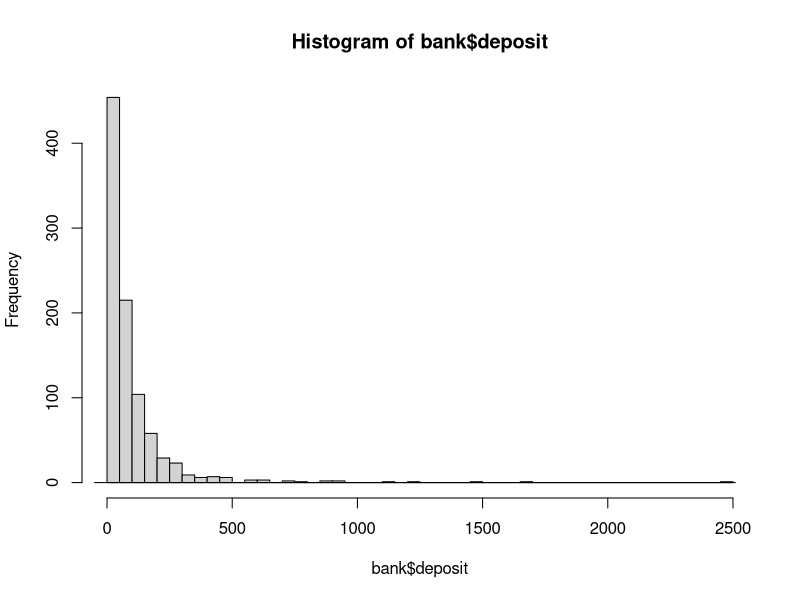
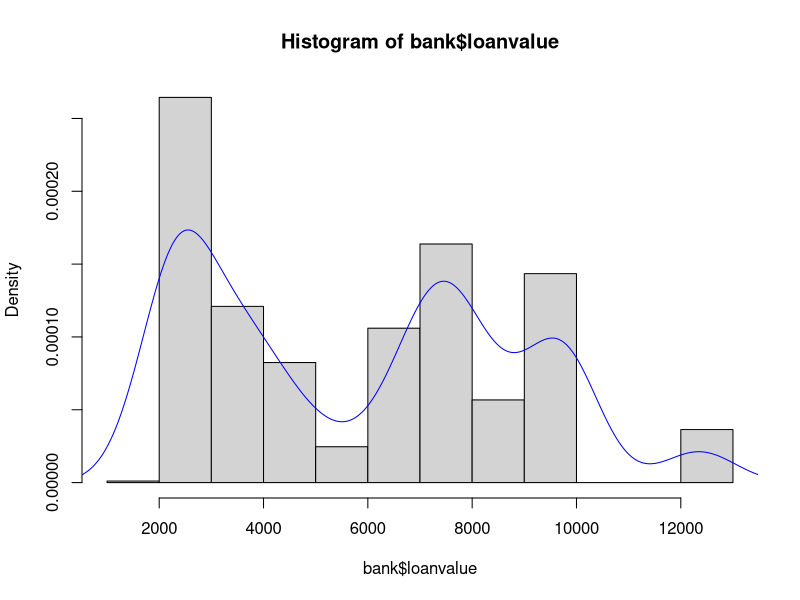
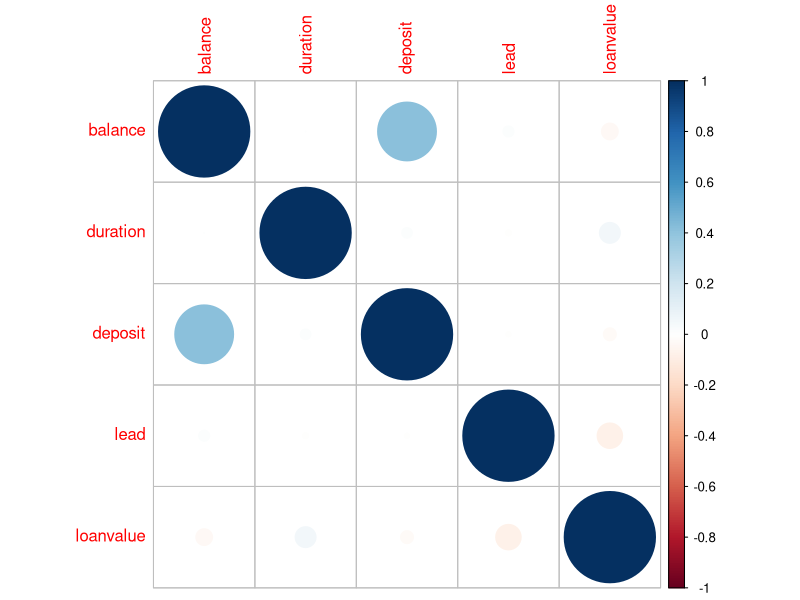
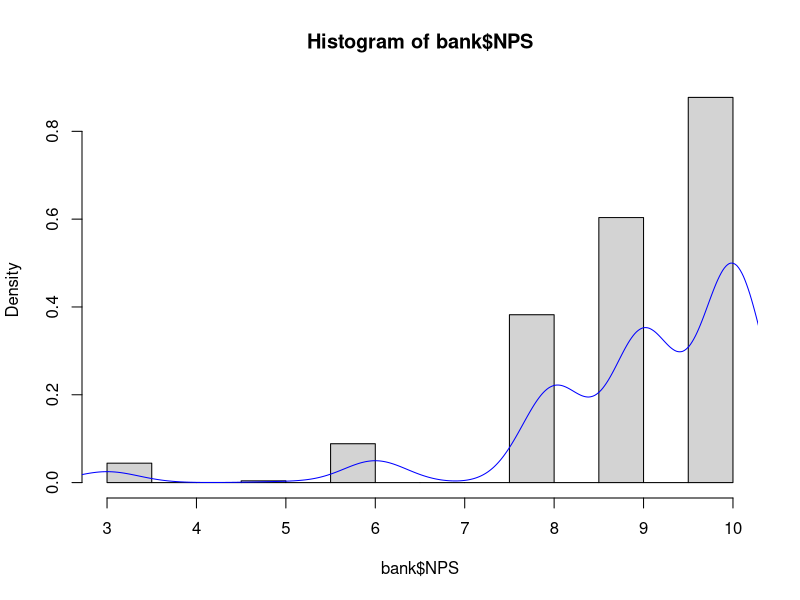
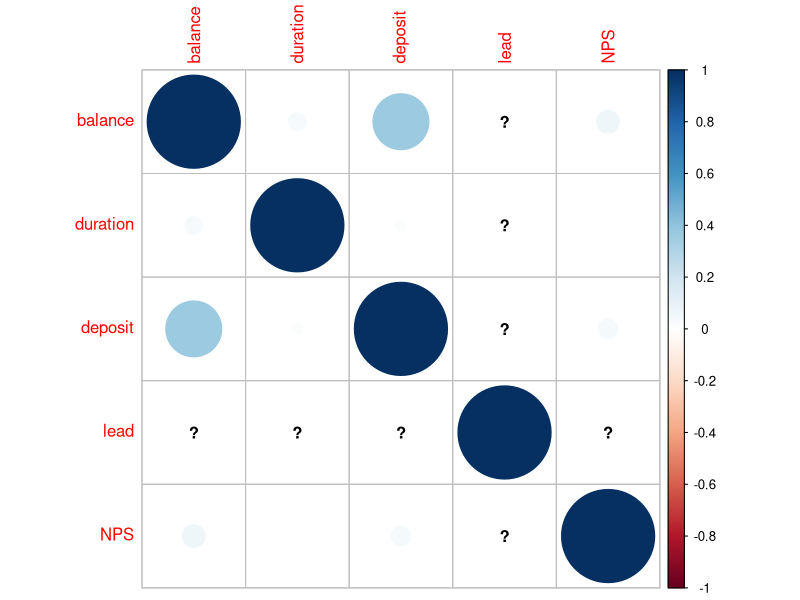
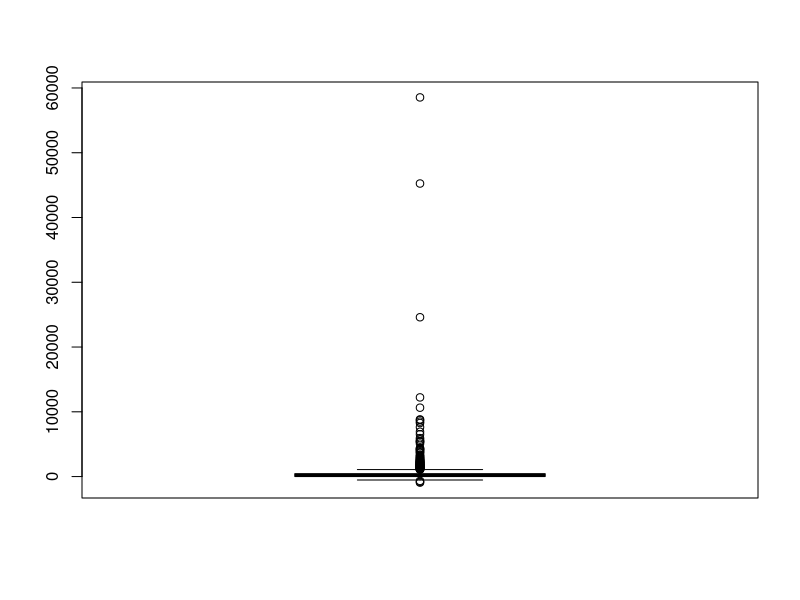
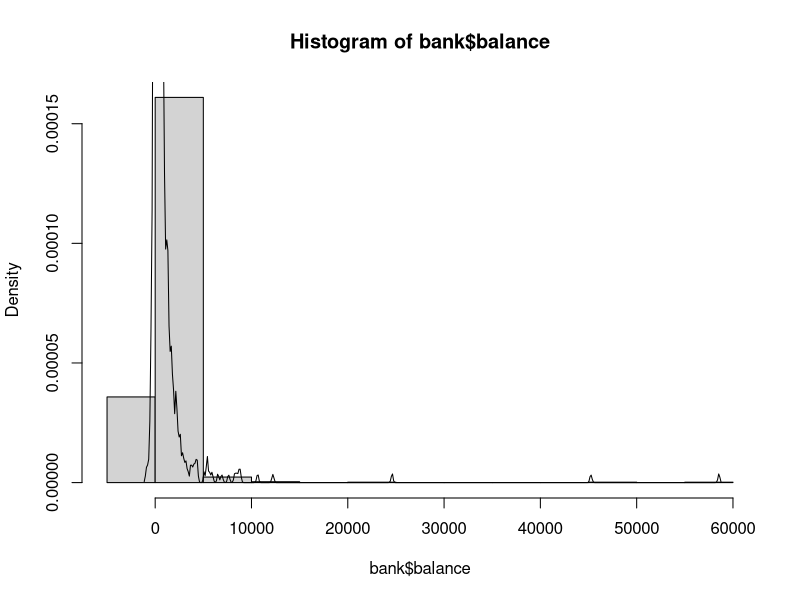
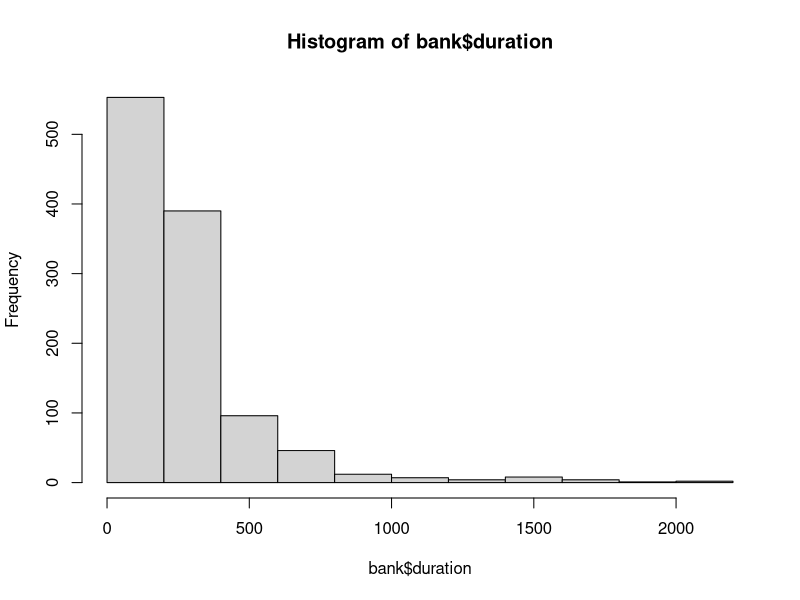

R code for these plots, in order:
bank <-read.csv("BankLoan Dataset 2021.csv", header = TRUE, stringsAsFactors = TRUE)
# View(bank)
# summary(bank)

bank[is.na(bank$RefNum),] # First, check for missing values

# Rows 1124 and 1125 had a majority of their features missing and it was decided that they should be removed from 
# the dataset.
bank <- bank[!is.na(bank$RefNum),]

# remove the levels that were in the row with RefNum NA's
summary(bank)
str(bank$agerange)
levels(bank$agerange)

bank$agerange <- droplevels(bank$agerange)
bank$marital <- droplevels(bank$marital)
bank$housing <- droplevels(bank$housing)
bank$loan <- droplevels(bank$loan)
bank$product <- droplevels(bank$product)
bank$month <- droplevels(bank$month)
bank$date <- droplevels(bank$date)

#add a new level to education for unknown
levels(bank$education) <- c(levels(bank$education), "unknown")
bank$education[bank$education == levels(bank$education)[1]] <- "unknown"
bank$education <- droplevels(bank$education)
summary(bank)

# add a new level to job for unknown
levels(bank$job) <- c(levels(bank$job), "unknown")
bank$job[bank$job == levels(bank$job)[1]] <- "unknown"
bank$job <- droplevels(bank$job)
summary(bank$job)

# Fixing deposit
# is the data skewed
hist(bank$deposit, breaks = 40)
lines(density(bank$deposit, na.rm = TRUE))

median_list <- aggregate(bank$deposit, by=list(bank$job), FUN=median, na.rm = TRUE)
print(median_list)

missing_deposits <- bank[is.na(bank$deposit) | bank$deposit==0,]

for (i in 1:nrow(missing_deposits)){
  missing_deposits[i,'deposit'] <- median_list[median_list$Group.1 == (missing_deposits[i,'job']),'x']
}
bank[is.na(bank$deposit) | bank$deposit==0,] <- missing_deposits

# contacted - number -1 to represents unknown
bank$contacted[is.na(bank$contacted)] <- -1

# loan value
hist(bank$loanvalue, prob = TRUE)
lines(density(bank$loanvalue, na.rm = TRUE), col = 'blue')

# replace with median
library(corrplot)
cor(bank[,c(7,12,13,14,19)], use = "complete")
corrplot(cor(bank[,c(7,12,13,14,19)], use = "complete"))
bank$loanvalue[is.na(bank$loanvalue)] <- median(bank$loanvalue, na.rm = TRUE)

#replace missing NPS
hist(bank$NPS, prob = TRUE)
lines(density(bank$NPS, na.rm = TRUE), col = 'blue')
cor(bank[,c(7,12,13,14,20)], use = "complete")
corrplot(cor(bank[,c(7,12,13,14,20)], use = "complete"))
# With NPS, 7 and 8 are passive, and are disregarded from NPS Calculations
# There replacing missing values with 7 will
bank$NPS[is.na(bank$NPS)] <- 7
summary(bank)

# CHECK NOISE
age.temp <- cut(bank$age, breaks = c(18, 30, 40, 60, 150),
                labels = c("18-30", "31-40", "41-60", "over 60"), right = TRUE)
TRUE %in% (bank$agerange == age.temp)

# balance
boxplot(bank$balance)
hist(bank$balance, prob = TRUE)
lines(density(bank$balance, col="red"))
# ignored

bank$date <- as.Date(bank$date, format= "%m/%d/%Y")
summary(bank$date)
# date is good

hist(bank$duration)
# large values

# deposit
hist(bank$deposit)
boxplot(bank$deposit)
sd_deposit <- sd(bank$deposit)
mean_deposit <- mean(bank$deposit)
upper_limit <- mean_deposit + (2*sd_deposit)
lower_limit <- mean_deposit - (2*sd_deposit)

bank$deposit[bank$deposit > upper_limit] <- upper_limit

# loan value
hist(bank$loanvalue)
boxplot(bank$loanvalue)

summary(bank)
# save file
write.csv(bank, file = "BankLoan Dataset 2021 - Clean.csv")



